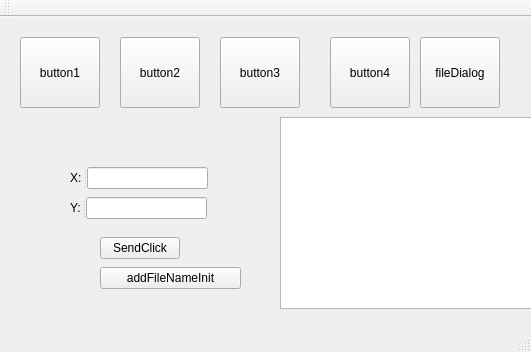
<?xml version="1.0" encoding="UTF-8"?>
<ui version="4.0">
 <class>MainWindow</class>
 <widget class="QMainWindow" name="MainWindow">
  <property name="geometry">
   <rect>
    <x>0</x>
    <y>0</y>
    <width>531</width>
    <height>352</height>
   </rect>
  </property>
  <property name="windowTitle">
   <string>MainWindow</string>
  </property>
  <widget class="QWidget" name="centralWidget">
   <widget class="QPushButton" name="pushButton_1">
    <property name="geometry">
     <rect>
      <x>20</x>
      <y>20</y>
      <width>80</width>
      <height>71</height>
     </rect>
    </property>
    <property name="text">
     <string>button1</string>
    </property>
   </widget>
   <widget class="QPushButton" name="pushButton_2">
    <property name="geometry">
     <rect>
      <x>120</x>
      <y>20</y>
      <width>80</width>
      <height>71</height>
     </rect>
    </property>
    <property name="text">
     <string>button2</string>
    </property>
   </widget>
   <widget class="QPushButton" name="pushButton_3">
    <property name="geometry">
     <rect>
      <x>220</x>
      <y>20</y>
      <width>80</width>
      <height>71</height>
     </rect>
    </property>
    <property name="text">
     <string>button3</string>
    </property>
   </widget>
   <widget class="QPushButton" name="pushButton_4">
    <property name="geometry">
     <rect>
      <x>330</x>
      <y>20</y>
      <width>80</width>
      <height>71</height>
     </rect>
    </property>
    <property name="text">
     <string>button4</string>
    </property>
   </widget>
   <widget class="QPushButton" name="SendClick">
    <property name="geometry">
     <rect>
      <x>100</x>
      <y>220</y>
      <width>80</width>
      <height>22</height>
     </rect>
    </property>
    <property name="text">
     <string>SendClick</string>
    </property>
   </widget>
   <widget class="QPushButton" name="addFileNameInit">
    <property name="geometry">
     <rect>
      <x>100</x>
      <y>250</y>
      <width>141</width>
      <height>22</height>
     </rect>
    </property>
    <property name="text">
     <string>addFileNameInit</string>
    </property>
   </widget>
   <widget class="QListWidget" name="fileList">
    <property name="geometry">
     <rect>
      <x>280</x>
      <y>100</y>
      <width>256</width>
      <height>192</height>
     </rect>
    </property>
   </widget>
   <widget class="QPushButton" name="fileDialog">
    <property name="geometry">
     <rect>
      <x>420</x>
      <y>20</y>
      <width>80</width>
      <height>71</height>
     </rect>
    </property>
    <property name="text">
     <string>fileDialog</string>
    </property>
   </widget>
   <widget class="QSplitter" name="splitter">
    <property name="geometry">
     <rect>
      <x>70</x>
      <y>180</y>
      <width>137</width>
      <height>22</height>
     </rect>
    </property>
    <property name="orientation">
     <enum>Qt::Horizontal</enum>
    </property>
    <widget class="QLabel" name="label_2">
     <property name="text">
      <string>Y:</string>
     </property>
    </widget>
    <widget class="QLineEdit" name="lineEdit_y"/>
   </widget>
   <widget class="QSplitter" name="splitter_2">
    <property name="geometry">
     <rect>
      <x>70</x>
      <y>150</y>
      <width>138</width>
      <height>22</height>
     </rect>
    </property>
    <property name="orientation">
     <enum>Qt::Horizontal</enum>
    </property>
    <widget class="QLabel" name="label">
     <property name="text">
      <string>X:</string>
     </property>
    </widget>
    <widget class="QLineEdit" name="lineEdit_x"/>
   </widget>
  </widget>
  <widget class="QMenuBar" name="menuBar">
   <property name="geometry">
    <rect>
     <x>0</x>
     <y>0</y>
     <width>531</width>
     <height>19</height>
    </rect>
   </property>
  </widget>
  <widget class="QToolBar" name="mainToolBar">
   <attribute name="toolBarArea">
    <enum>TopToolBarArea</enum>
   </attribute>
   <attribute name="toolBarBreak">
    <bool>false</bool>
   </attribute>
  </widget>
  <widget class="QStatusBar" name="statusBar"/>
 </widget>
 <layoutdefault spacing="6" margin="11"/>
 <resources/>
 <connections>
  <connection>
   <sender>SendClick</sender>
   <signal>clicked()</signal>
   <receiver>MainWindow</receiver>
   <slot>sendClick()</slot>
   <hints>
    <hint type="sourcelabel">
     <x>150</x>
     <y>262</y>
    </hint>
    <hint type="destinationlabel">
     <x>279</x>
     <y>257</y>
    </hint>
   </hints>
  </connection>
  <connection>
   <sender>pushButton_1</sender>
   <signal>clicked()</signal>
   <receiver>MainWindow</receiver>
   <slot>button1_on()</slot>
   <hints>
    <hint type="sourcelabel">
     <x>68</x>
     <y>105</y>
    </hint>
    <hint type="destinationlabel">
     <x>66</x>
     <y>157</y>
    </hint>
   </hints>
  </connection>
  <connection>
   <sender>pushButton_2</sender>
   <signal>clicked()</signal>
   <receiver>MainWindow</receiver>
   <slot>button2_on()</slot>
   <hints>
    <hint type="sourcelabel">
     <x>160</x>
     <y>77</y>
    </hint>
    <hint type="destinationlabel">
     <x>168</x>
     <y>156</y>
    </hint>
   </hints>
  </connection>
  <connection>
   <sender>pushButton_3</sender>
   <signal>clicked()</signal>
   <receiver>MainWindow</receiver>
   <slot>button3_on()</slot>
   <hints>
    <hint type="sourcelabel">
     <x>273</x>
     <y>111</y>
    </hint>
    <hint type="destinationlabel">
     <x>273</x>
     <y>151</y>
    </hint>
   </hints>
  </connection>
  <connection>
   <sender>pushButton_4</sender>
   <signal>clicked()</signal>
   <receiver>MainWindow</receiver>
   <slot>button4_on()</slot>
   <hints>
    <hint type="sourcelabel">
     <x>374</x>
     <y>101</y>
    </hint>
    <hint type="destinationlabel">
     <x>377</x>
     <y>161</y>
    </hint>
   </hints>
  </connection>
  <connection>
   <sender>addFileNameInit</sender>
   <signal>clicked()</signal>
   <receiver>MainWindow</receiver>
   <slot>addFileNameInit()</slot>
   <hints>
    <hint type="sourcelabel">
     <x>196</x>
     <y>293</y>
    </hint>
    <hint type="destinationlabel">
     <x>160</x>
     <y>323</y>
    </hint>
   </hints>
  </connection>
  <connection>
   <sender>fileList</sender>
   <signal>itemClicked(QListWidgetItem*)</signal>
   <receiver>MainWindow</receiver>
   <slot>itemChicked(QListWidgetItem*)</slot>
   <hints>
    <hint type="sourcelabel">
     <x>378</x>
     <y>267</y>
    </hint>
    <hint type="destinationlabel">
     <x>506</x>
     <y>115</y>
    </hint>
   </hints>
  </connection>
  <connection>
   <sender>fileDialog</sender>
   <signal>clicked()</signal>
   <receiver>MainWindow</receiver>
   <slot>fileDialog_on()</slot>
   <hints>
    <hint type="sourcelabel">
     <x>469</x>
     <y>94</y>
    </hint>
    <hint type="destinationlabel">
     <x>514</x>
     <y>87</y>
    </hint>
   </hints>
  </connection>
 </connections>
 <slots>
  <slot>sendClick()</slot>
  <slot>button1_on()</slot>
  <slot>button2_on()</slot>
  <slot>button3_on()</slot>
  <slot>button4_on()</slot>
  <slot>addFileNameInit()</slot>
  <slot>itemChicked(QListWidgetItem*)</slot>
  <slot>fileDialog_on()</slot>
 </slots>
</ui>
